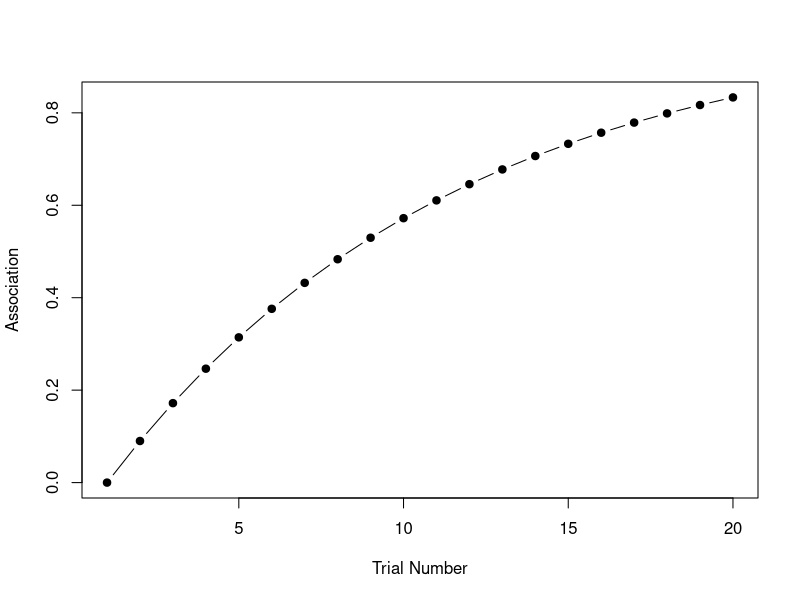
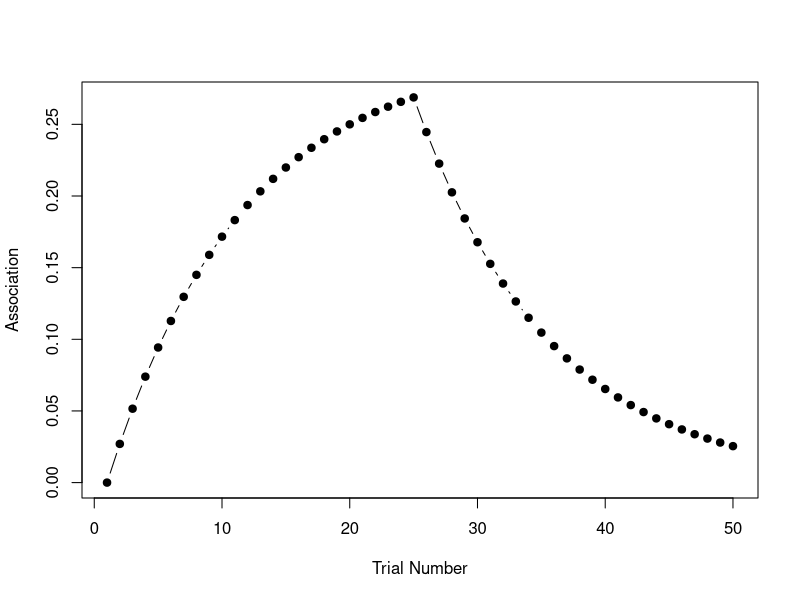
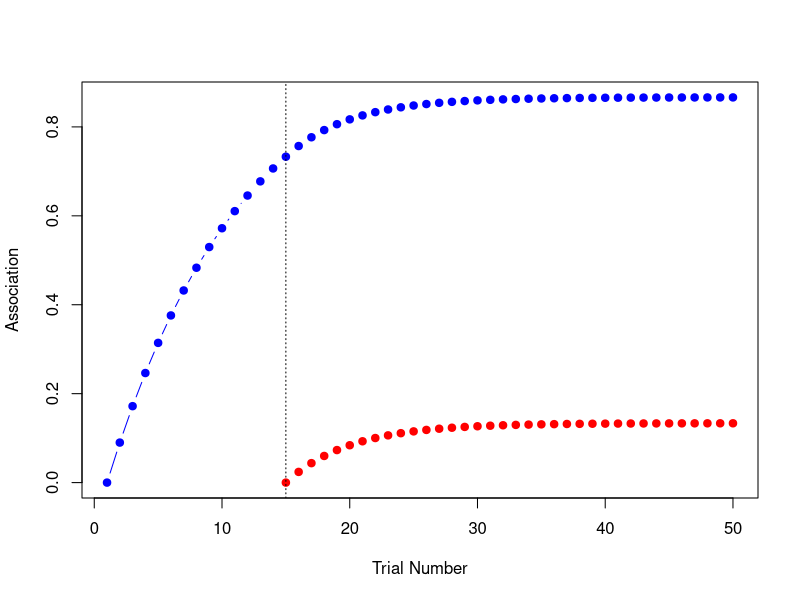

Generate these figures, in order, with R:
## ---- chunk 1
update_RW <- function(value, alpha, beta, lambda) {
}
## ---- chunk 2
update_RW <- function(value, alpha, beta, lambda) {
  # compute the value of the compound stimulus
  # compute the prediction error
  # compute the change in strength
  # update the association value
  # return the new value
}
## ---- chunk 3
update_RW <- function(value, alpha, beta, lambda) {
  
  # compute the value of the compound stimulus
  value_compound <- sum(value) 
  
  # compute the prediction error
  # compute the change in strength
  # update the association value
  # return the new value
}
## ---- chunk 4
update_RW <- function(value, alpha, beta, lambda) {
  
  # compute the value of the compound stimulus
  value_compound <- sum(value) 
  
  # compute the prediction error
  prediction_error <- lambda - value_compound
  
  # compute the change in strength
  # update the association value
  # return the new value
}
## ---- chunk 5
update_RW <- function(value, alpha, beta, lambda) {
  
  # compute the value of the compound stimulus
  value_compound <- sum(value) 
  
  # compute the prediction error
  prediction_error <- lambda - value_compound
  
  # compute the change in strength
  value_change <- alpha * beta * prediction_error 
  
  # update the association value
  value <- value + value_change
  
  # return the new value
  return(value)
}
## ---- chunk 6
update_RW <- function(value, alpha=.3, beta=.3, lambda=1) {
  value_compound <- sum(value)                    # value of the compound 
  prediction_error <- lambda - value_compound     # prediction error
  value_change <- alpha * beta * prediction_error # change in strength
  value <- value + value_change                   # update value
  return(value)
}
## ---- chunk 7
n_trials <- 20  
## ---- chunk 8
strength <- numeric(n_trials)
strength
## ---- chunk 9
for(trial in 2:n_trials) {
  strength[trial] <- update_RW( strength[trial-1] )
}
## ---- chunk 10
print(strength)
## ---- chunk 11
plot(strength, 
     xlab="Trial Number",
     ylab="Association",
     type="b", pch=19)
## ---- chunk 12
n_trials <- 50                
strength <- numeric(n_trials) 
lambda <- .3 # initial reward value 
## ---- chunk 13
for(trial in 2:n_trials) {
  
  # remove the shock after trial 25
  if(trial > 25) {
    lambda <- 0
  }
  
  # update associative strength on each trial
  strength[trial] <- update_RW(
    value = strength[trial-1],
    lambda = lambda
  )
}
## ---- chunk 14
print(strength)
## ---- chunk 15
plot(strength, 
     xlab="Trial Number",
     ylab="Association",
     type="b",pch=19)
## ---- chunk 16
# total number of trials across 
# both phases of the task
n_trials <- 50

# vectors of zeros
strength_A <- rep(0,n_trials)
strength_B <- rep(0,n_trials)
## ---- chunk 17
alpha <- c(.3, 0)
## ---- chunk 18
for(trial in 2:n_trials) {
  
  # after trial 15, both stimuli are present
  if(trial > 15) alpha <- c(.3, .3)
  
  # vector of current associative strengths
  v_old <- c(strength_A[trial-1], strength_B[trial-1])
  
  # vector of new associative strengths
  v_new <- update_RW(
    value = v_old,
    alpha = alpha
   )
  
  # record the new strengths
  strength_A[trial] <- v_new[1]
  strength_B[trial] <- v_new[2]
}
## ---- chunk 19
plot(strength_A, 
     xlab="Trial Number",
     ylab="Association",
     type="b", pch=19, col="blue")

lines(
  x = 15:50,
  y = strength_B[15:50], 
  pch=19, 
  col="red",
  type="b"
)

abline(v = 15, lty = 3)
